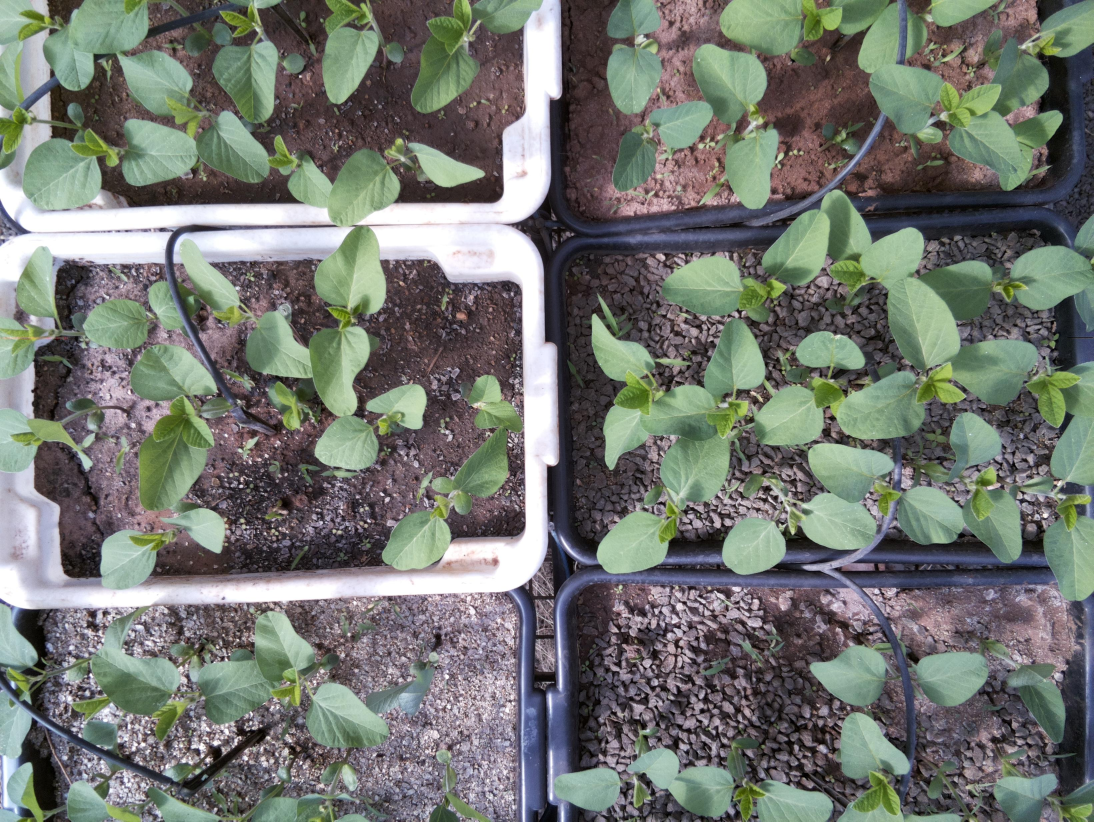
#> input picture colors_mask/original_img/20210823-093054_00540-00000_HAxMMgoKHCgYwN8ax6tbhL.jpg, 3280 x 2464 px (shown at 1/3 size); its folder holds only this picture in this run
$ jupyter execute comparacao.ipynb
#> lines starting #> are read from the running program, lines starting #| are printed output that depends on the picture; after the words box and inside, x2 and y2 are one past the last pixel; in counts of white or black regions, pixels touching at a corner belong together
[cell 1]
#imports:
from PIL import Image
import numpy as np
import cv2
import os
from matplotlib.pyplot import imshow
import matplotlib.pyplot as plt

[cell 2]
#variables:
folder = "original_img"
new_folder = "mask_image"
list_img = []

[cell 3]
def making_new_folder(new_folder_name) -> None:
    if os.path.exists(new_folder_name):
        pass
    else:
        os.mkdir(new_folder_name)

[cell 4]
making_new_folder(new_folder)
#Take image in the folder
file_names = sorted(os.listdir(folder))
for images in file_names:
    image = os.path.join(folder, images)
    list_img.append(image)

test_image = list_img[0]
print(test_image)

Com hsv:

[cell 5]
#reading the image
img = cv2.imread(test_image)
#> img is the input picture: shape (2464, 3280, 3); mean B, G, R 112.4, 118.6, 114.6

#convert the image to hsv
hsv = cv2.cvtColor(img, cv2.COLOR_BGR2HSV)
#> hsv: shape (2464, 3280, 3); mean H, S, V 94, 48.9, 127.2

#make the mask picture
mask = cv2.inRange(hsv, (15, 25, 25), (100, 255,255))
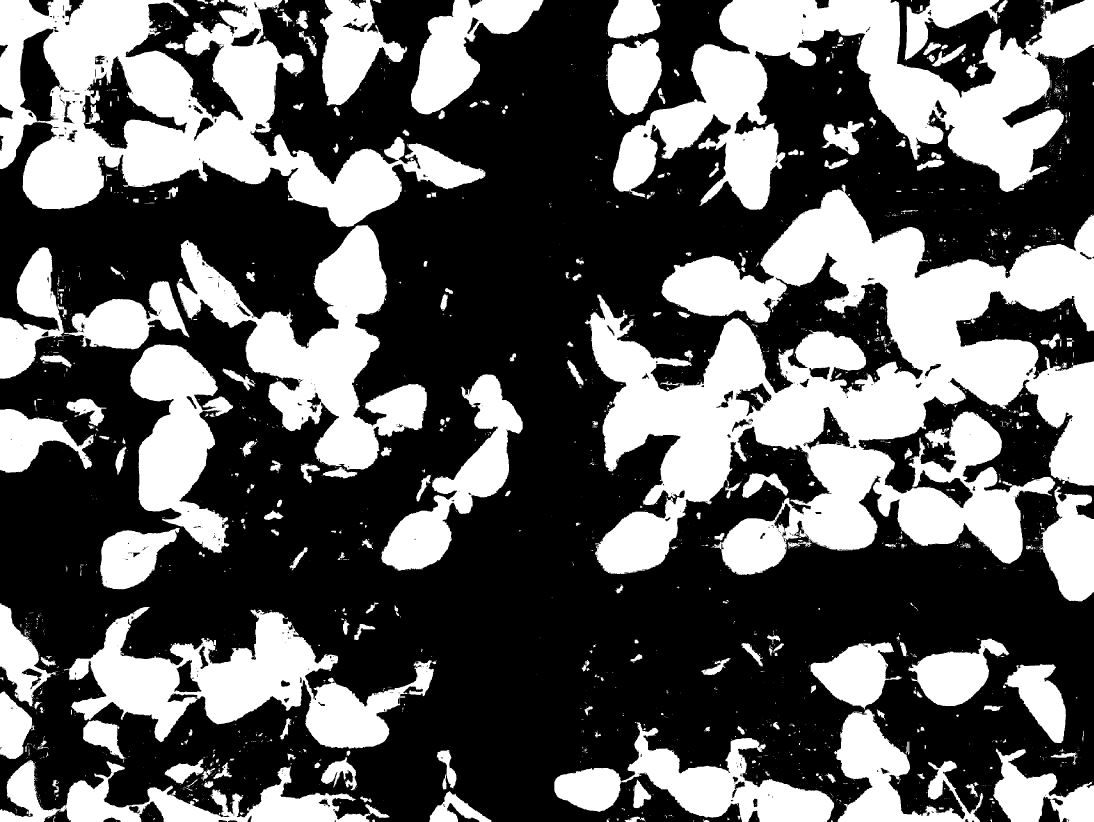
#> mask: shape (2464, 3280) (shown at 1/3 size); 37.2% white; 2853 white regions (2369 under 20 px), largest, box (x1, y1, x2, y2) and area: (1754, 554, 3280, 1725) 856155, (0, 0, 1456, 681) 405842, (1839, 0, 3280, 629) 350873

## slice the green
imask = mask>0
green = np.zeros_like(img, np.uint8)
green[imask] = img[imask]
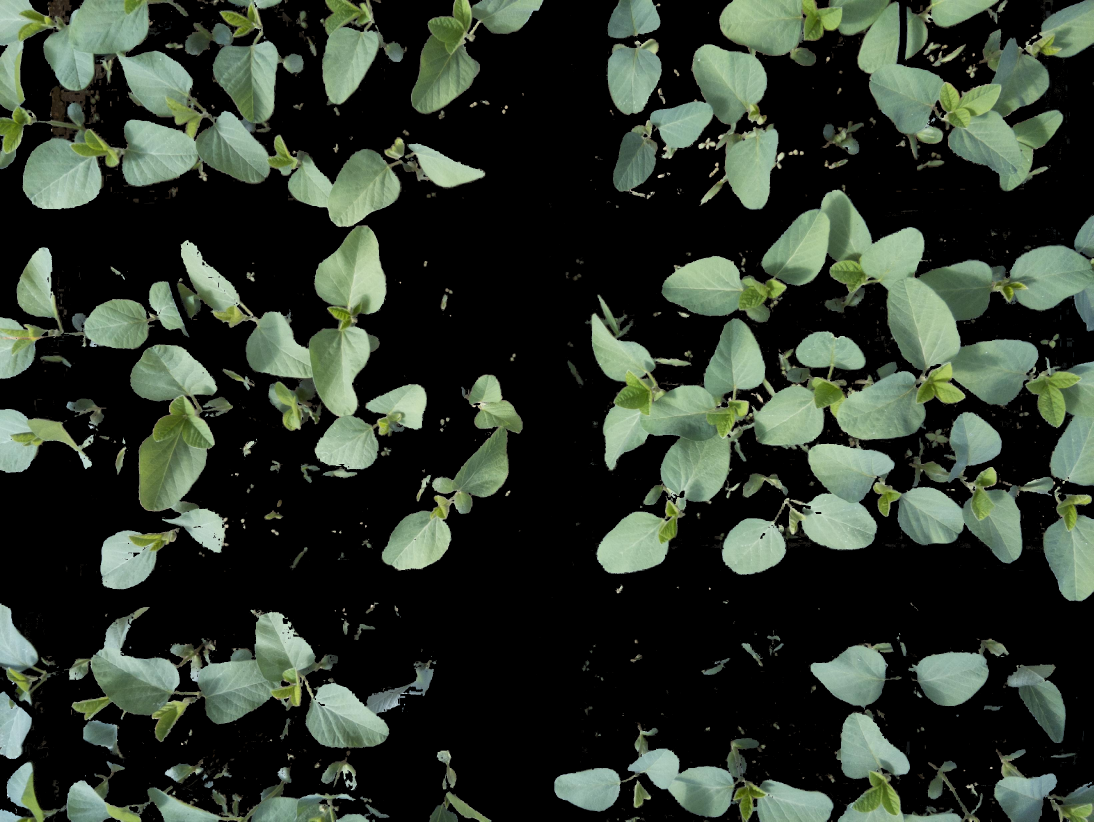
#> green: shape (2464, 3280, 3) (shown at 1/3 size); mean B, G, R 45.2, 56.2, 47

imshow(green)
new_image = os.path.join(new_folder, "hsv.jpg")
new_image1 = os.path.join(new_folder, "hsv1.png")

plt.savefig(new_image1, format='png')
cv2.imwrite(new_image, green)
#> Out = True

com BGR:

[cell 6]
img = cv2.imread(test_image)
soma = (img[:,:,0] + img[:,:,1] + img[:,:,2])
r = img[:,:,2]
g = img[:,:,1]
b = img[:,:,0]

r1 = np.divide(r, soma, out=np.zeros_like(r, dtype=np.float64), where=soma!=0)
b1 = np.divide(b, soma, out=np.zeros_like(b, dtype=np.float64), where=soma!=0)
g1 = np.divide(g, soma, out=np.zeros_like(g, dtype=np.float64), where=soma!=0)

exG =(2*g1) - r1 - b1
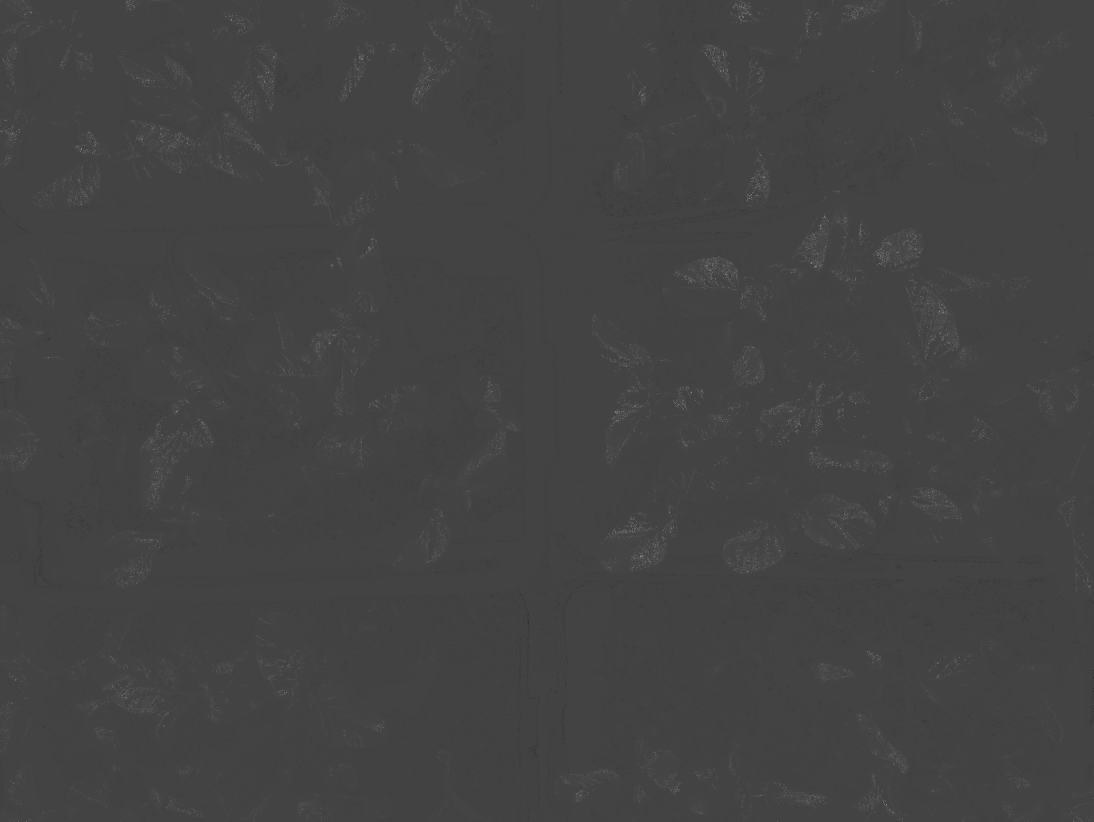
#> exG: shape (2464, 3280) float64 (shown at 1/3 size); min -54, max 151, mean 0.4; drawn with min black and max white

_, exG1 = cv2.threshold(exG, 0.1, 1055, cv2.THRESH_BINARY) #(_,)=> quer dizer que vc quer ignorar o primeiro valor da tupla que ele está retornando
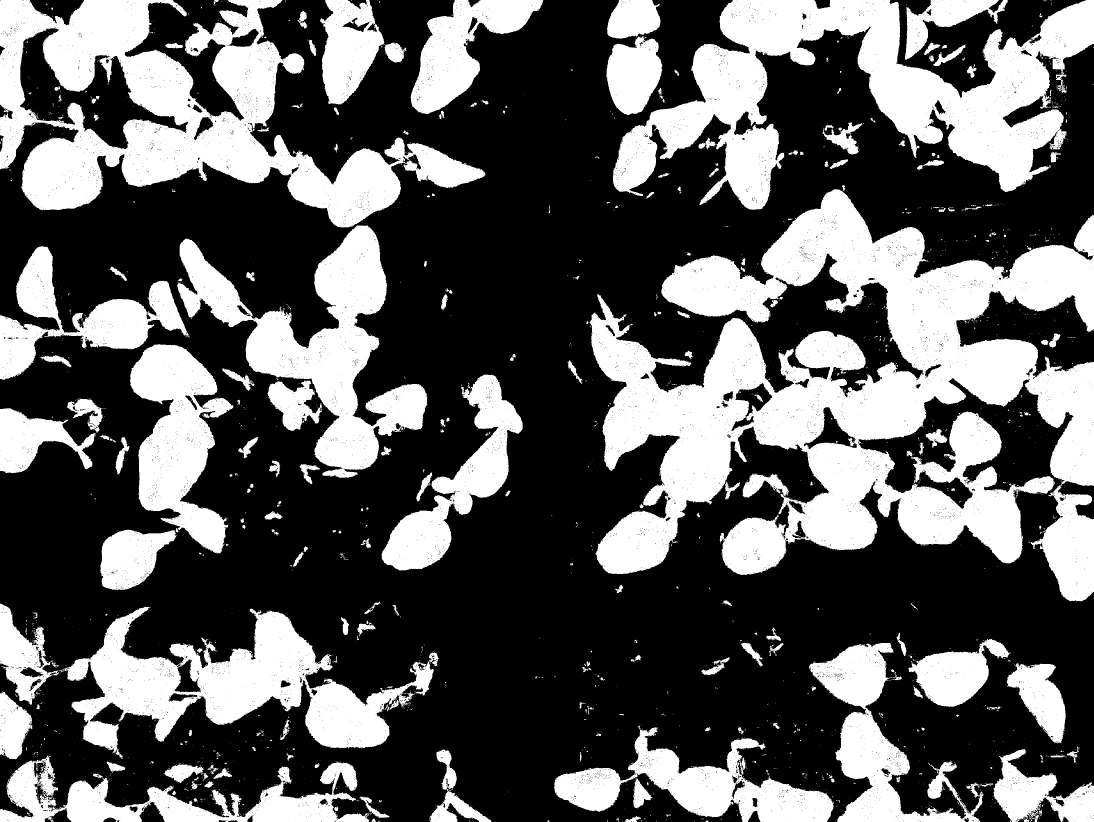
#> exG1: shape (2464, 3280) float64 (shown at 1/3 size); values 0 (black) and 1055 (white), 36.4% white; 2893 white regions (2558 under 20 px), largest, box (x1, y1, x2, y2) and area: (1768, 568, 3280, 1804) 874446, (0, 0, 1456, 682) 384665, (1839, 0, 3280, 629) 349049
imshow(exG1)

new_image = os.path.join(new_folder, "rgba.jpg")
new_image1 = os.path.join(new_folder, "rgba1.png")
plt.savefig(new_image1, format='png')
cv2.imwrite(new_image, exG1)
#> Out = True

$ run again, on colors_mask/original_img/20210823-093422_02970-00000_a9GzyenZy7uvy3f2eJk5vW.jpg
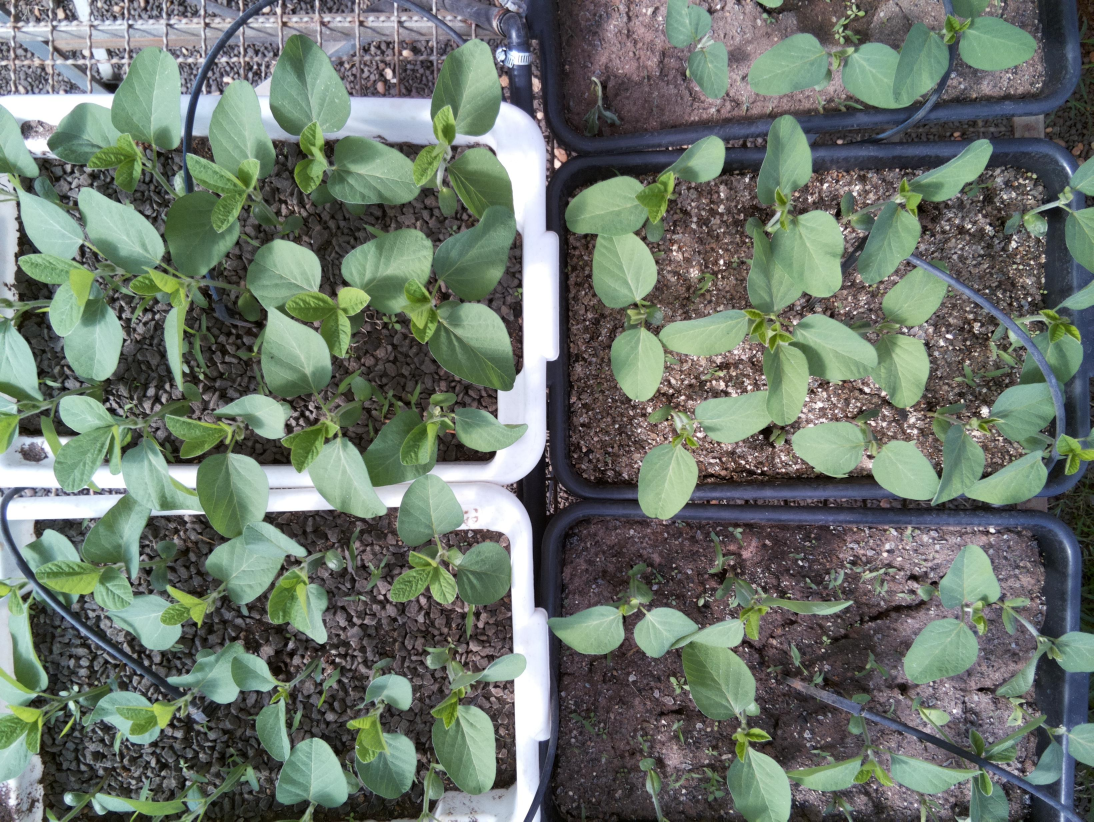
#> input picture colors_mask/original_img/20210823-093422_02970-00000_a9GzyenZy7uvy3f2eJk5vW.jpg, 3280 x 2464 px (shown at 1/3 size)
#> img is the input picture: shape (2464, 3280, 3); mean B, G, R 106.9, 116.5, 107.1
#> hsv: shape (2464, 3280, 3); mean H, S, V 79.7, 51.7, 122.9
#> mask: shape (2464, 3280); 44.8% white; 5677 white regions (4634 under 20 px), largest, box (x1, y1, x2, y2) and area: (0, 103, 1584, 1990) 1657361, (1693, 343, 2864, 1560) 481951, (0, 1713, 1579, 2464) 438599
#> `green[imask] = img[imask]`:
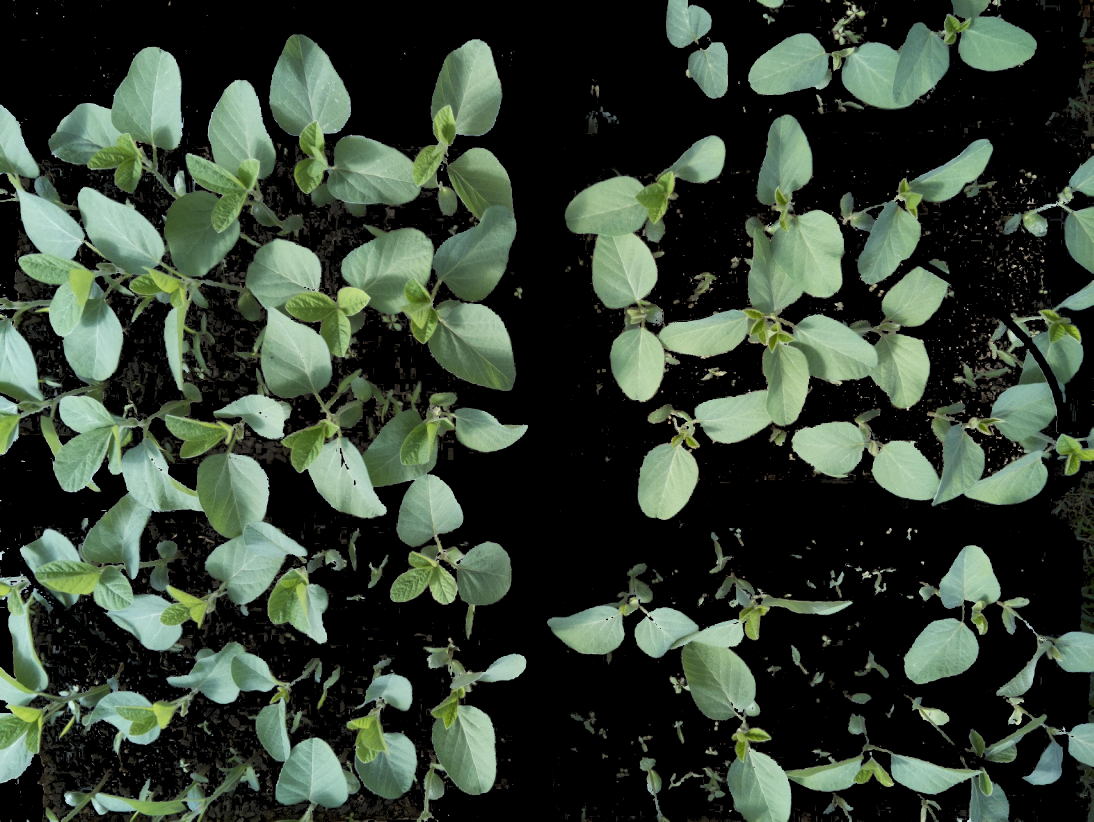
#> green: shape (2464, 3280, 3) (shown at 1/3 size); mean B, G, R 51.5, 64.3, 52.6
#> `cv2.imwrite(new_image, green)`: Out = True
#> `_, exG1 = cv2.threshold(exG, 0.1, 1055, cv2.THRESH_BINARY)`:
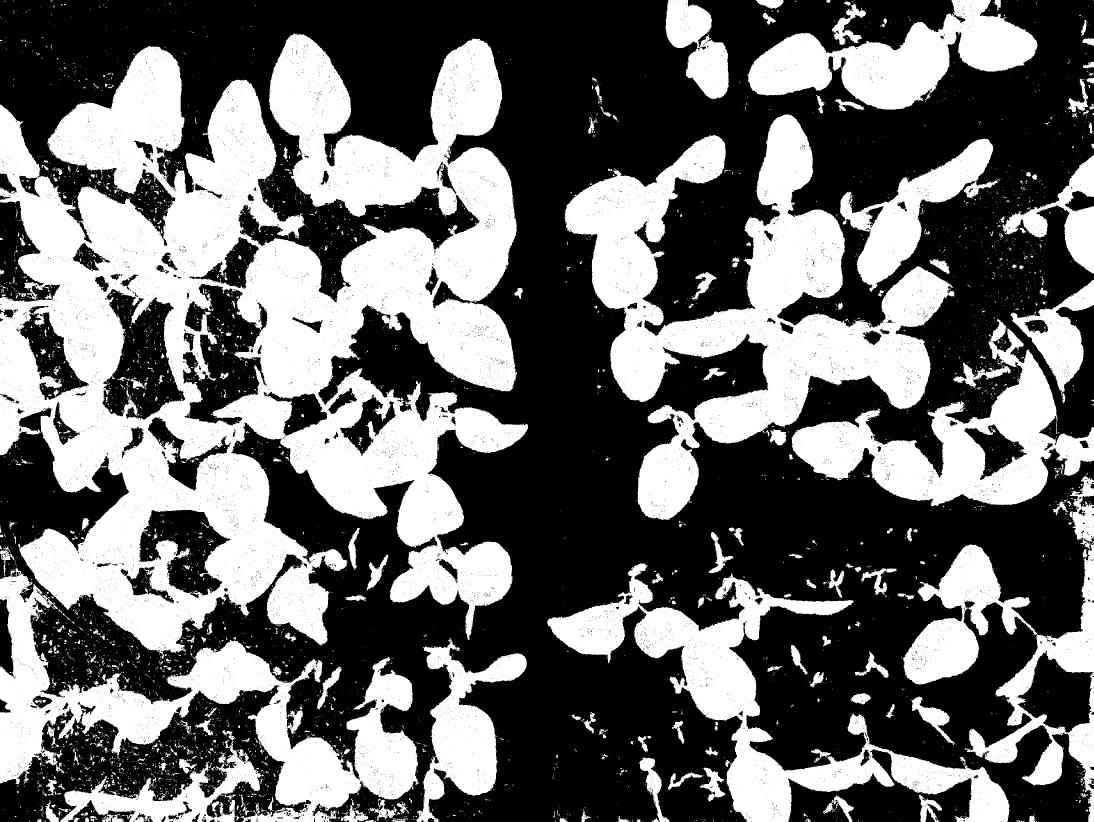
#> exG1: shape (2464, 3280) float64 (shown at 1/3 size); values 0 (black) and 1055 (white), 41.6% white; 7999 white regions (7285 under 20 px), largest, box (x1, y1, x2, y2) and area: (0, 102, 1584, 1976) 1555405, (1695, 343, 2864, 1560) 470053, (0, 1704, 1259, 2464) 262181
